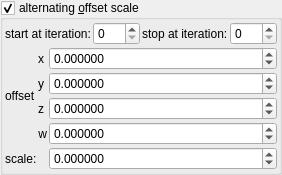
    <widget class="MyGroupBox" name="groupCheck_transf_function_enabledG_false">
     <property name="font">
      <font>
       <weight>50</weight>
       <bold>false</bold>
      </font>
     </property>
     <property name="toolTip">
      <string/>
     </property>
     <property name="title">
      <string>alternating &amp;offset scale</string>
     </property>
     <property name="checkable">
      <bool>true</bool>
     </property>
     <layout class="QVBoxLayout" name="verticalLayout_31" stretch="0,0">
      <property name="spacing">
       <number>2</number>
      </property>
      <property name="leftMargin">
       <number>2</number>
      </property>
      <property name="topMargin">
       <number>2</number>
      </property>
      <property name="rightMargin">
       <number>2</number>
      </property>
      <property name="bottomMargin">
       <number>2</number>
      </property>
      <item>
       <layout class="QGridLayout" name="gridLayout_15">
        <item row="0" column="3">
         <widget class="MySpinBox" name="spinboxInt_transf_stop_iterations_G">
          <property name="sizePolicy">
           <sizepolicy hsizetype="Minimum" vsizetype="Maximum">
            <horstretch>0</horstretch>
            <verstretch>0</verstretch>
           </sizepolicy>
          </property>
          <property name="font">
           <font>
            <weight>50</weight>
            <bold>false</bold>
           </font>
          </property>
          <property name="maximum">
           <number>250</number>
          </property>
         </widget>
        </item>
        <item row="0" column="2">
         <widget class="QLabel" name="label_253">
          <property name="font">
           <font>
            <weight>50</weight>
            <bold>false</bold>
           </font>
          </property>
          <property name="text">
           <string>stop at iteration:</string>
          </property>
         </widget>
        </item>
        <item row="0" column="1">
         <widget class="MySpinBox" name="spinboxInt_transf_start_iterations_G">
          <property name="sizePolicy">
           <sizepolicy hsizetype="Minimum" vsizetype="Maximum">
            <horstretch>0</horstretch>
            <verstretch>0</verstretch>
           </sizepolicy>
          </property>
          <property name="font">
           <font>
            <weight>50</weight>
            <bold>false</bold>
           </font>
          </property>
          <property name="maximum">
           <number>250</number>
          </property>
         </widget>
        </item>
        <item row="0" column="0">
         <widget class="QLabel" name="label_69">
          <property name="font">
           <font>
            <weight>50</weight>
            <bold>false</bold>
           </font>
          </property>
          <property name="text">
           <string>start at iteration:</string>
          </property>
         </widget>
        </item>
       </layout>
      </item>
      <item>
       <layout class="QGridLayout" name="gridLayout_5" columnstretch="0,0,1">
        <property name="spacing">
         <number>2</number>
        </property>
        <item row="0" column="2">
         <widget class="MyDoubleSpinBox" name="spinbox4_transf_addition_constant_0000_x">
          <property name="sizePolicy">
           <sizepolicy hsizetype="Minimum" vsizetype="Maximum">
            <horstretch>0</horstretch>
            <verstretch>0</verstretch>
           </sizepolicy>
          </property>
          <property name="font">
           <font>
            <weight>50</weight>
            <bold>false</bold>
           </font>
          </property>
          <property name="prefix">
           <string/>
          </property>
          <property name="suffix">
           <string/>
          </property>
          <property name="decimals">
           <number>6</number>
          </property>
          <property name="minimum">
           <double>-99.989999999999995</double>
          </property>
          <property name="maximum">
           <double>99.989999999999995</double>
          </property>
          <property name="singleStep">
           <double>0.100000000000000</double>
          </property>
         </widget>
        </item>
        <item row="1" column="1">
         <widget class="QLabel" name="label_28">
          <property name="font">
           <font>
            <weight>50</weight>
            <bold>false</bold>
           </font>
          </property>
          <property name="text">
           <string notr="true">y</string>
          </property>
         </widget>
        </item>
        <item row="4" column="0" colspan="2">
         <widget class="QLabel" name="label_30">
          <property name="font">
           <font>
            <weight>50</weight>
            <bold>false</bold>
           </font>
          </property>
          <property name="text">
           <string>scale:</string>
          </property>
         </widget>
        </item>
        <item row="2" column="2">
         <widget class="MyDoubleSpinBox" name="spinbox4_transf_addition_constant_0000_z">
          <property name="sizePolicy">
           <sizepolicy hsizetype="Minimum" vsizetype="Maximum">
            <horstretch>0</horstretch>
            <verstretch>0</verstretch>
           </sizepolicy>
          </property>
          <property name="font">
           <font>
            <weight>50</weight>
            <bold>false</bold>
           </font>
          </property>
          <property name="prefix">
           <string/>
          </property>
          <property name="suffix">
           <string/>
          </property>
          <property name="decimals">
           <number>6</number>
          </property>
          <property name="minimum">
           <double>-99.989999999999995</double>
          </property>
          <property name="maximum">
           <double>99.989999999999995</double>
          </property>
          <property name="singleStep">
           <double>0.100000000000000</double>
          </property>
         </widget>
        </item>
        <item row="0" column="1">
         <widget class="QLabel" name="label_27">
          <property name="font">
           <font>
            <weight>50</weight>
            <bold>false</bold>
           </font>
          </property>
          <property name="text">
           <string notr="true">x</string>
          </property>
         </widget>
        </item>
        <item row="2" column="1">
         <widget class="QLabel" name="label_26">
          <property name="font">
           <font>
            <weight>50</weight>
            <bold>false</bold>
           </font>
          </property>
          <property name="text">
           <string notr="true">z</string>
          </property>
         </widget>
        </item>
        <item row="4" column="2">
         <widget class="MyDoubleSpinBox" name="spinbox_transf_scale_neg1">
          <property name="sizePolicy">
           <sizepolicy hsizetype="Minimum" vsizetype="Maximum">
            <horstretch>0</horstretch>
            <verstretch>0</verstretch>
           </sizepolicy>
          </property>
          <property name="font">
           <font>
            <weight>50</weight>
            <bold>false</bold>
           </font>
          </property>
          <property name="prefix">
           <string/>
          </property>
          <property name="suffix">
           <string/>
          </property>
          <property name="decimals">
           <number>6</number>
          </property>
          <property name="minimum">
           <double>-99.989999999999995</double>
          </property>
          <property name="maximum">
           <double>99.989999999999995</double>
          </property>
          <property name="singleStep">
           <double>0.100000000000000</double>
          </property>
         </widget>
        </item>
        <item row="1" column="2">
         <widget class="MyDoubleSpinBox" name="spinbox4_transf_addition_constant_0000_y">
          <property name="sizePolicy">
           <sizepolicy hsizetype="Minimum" vsizetype="Maximum">
            <horstretch>0</horstretch>
            <verstretch>0</verstretch>
           </sizepolicy>
          </property>
          <property name="font">
           <font>
            <weight>50</weight>
            <bold>false</bold>
           </font>
          </property>
          <property name="prefix">
           <string/>
          </property>
          <property name="suffix">
           <string/>
          </property>
          <property name="decimals">
           <number>6</number>
          </property>
          <property name="minimum">
           <double>-99.989999999999995</double>
          </property>
          <property name="maximum">
           <double>99.989999999999995</double>
          </property>
          <property name="singleStep">
           <double>0.100000000000000</double>
          </property>
         </widget>
        </item>
        <item row="3" column="2">
         <widget class="MyDoubleSpinBox" name="spinbox4_transf_addition_constant_0000_w">
          <property name="sizePolicy">
           <sizepolicy hsizetype="Minimum" vsizetype="Maximum">
            <horstretch>0</horstretch>
            <verstretch>0</verstretch>
           </sizepolicy>
          </property>
          <property name="font">
           <font>
            <weight>50</weight>
            <bold>false</bold>
           </font>
          </property>
          <property name="prefix">
           <string/>
          </property>
          <property name="suffix">
           <string/>
          </property>
          <property name="decimals">
           <number>6</number>
          </property>
          <property name="minimum">
           <double>-99.989999999999995</double>
          </property>
          <property name="maximum">
           <double>99.989999999999995</double>
          </property>
          <property name="singleStep">
           <double>0.100000000000000</double>
          </property>
         </widget>
        </item>
        <item row="3" column="1">
         <widget class="QLabel" name="label_148">
          <property name="sizePolicy">
           <sizepolicy hsizetype="Preferred" vsizetype="Preferred">
            <horstretch>0</horstretch>
            <verstretch>0</verstretch>
           </sizepolicy>
          </property>
          <property name="font">
           <font>
            <weight>50</weight>
            <bold>false</bold>
           </font>
          </property>
          <property name="text">
           <string notr="true">w</string>
          </property>
          <property name="alignment">
           <set>Qt::AlignRight|Qt::AlignTrailing|Qt::AlignVCenter</set>
          </property>
         </widget>
        </item>
        <item row="1" column="0" rowspan="2">
         <widget class="QLabel" name="label_29">
          <property name="font">
           <font>
            <weight>50</weight>
            <bold>false</bold>
           </font>
          </property>
          <property name="text">
           <string>offset</string>
          </property>
         </widget>
        </item>
       </layout>
      </item>
     </layout>
    </widget>
